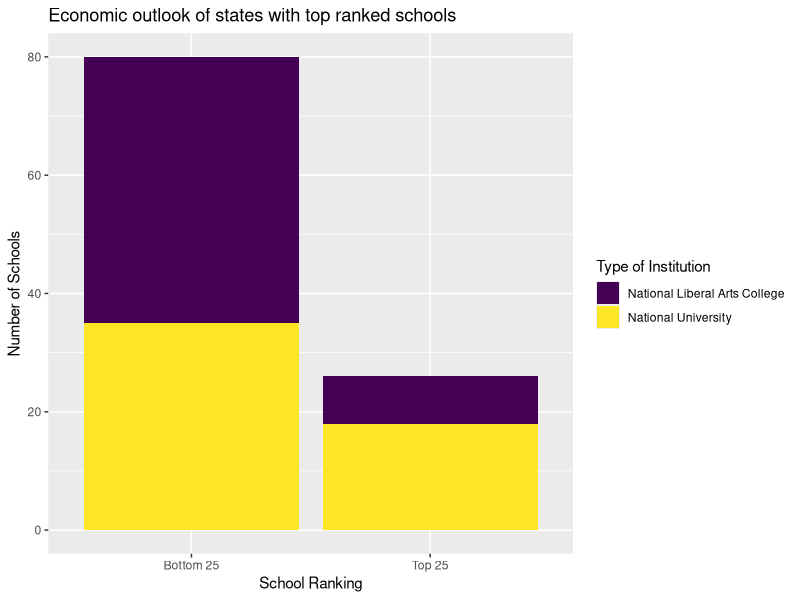

Here is the R script that generated this plot:
## ---- chunk 1
library(tidyverse)
library(viridis)
## ---- chunk 2
natunivs <- read_csv("data/NatUnivs.csv")
slacs <- read_csv("data/SLACs.csv")
state_data <- read_csv("data/state_data.csv")

## ---- chunk 3
full_data = natunivs %>%
  full_join(slacs, by = c("school", "state", "rank_2021", "rank_2022", "natuniv_slac")) %>%
  left_join(state_data, by = c("state" = "abbrev"))
## ---- chunk 4
full_data %>%
  mutate(top25 = ifelse(`2020economicoutlook` <= 25, "Top 25", "Bottom 25")) %>%
  drop_na(`2020economicoutlook`) %>%
  ggplot(aes(x = top25, fill = natuniv_slac)) + 
  geom_bar() + 
  labs(title = "Economic outlook of states with top ranked schools",
       x = "School Ranking",
       y = "Number of Schools",
       fill = "Type of Institution") +
  scale_fill_viridis_d()

